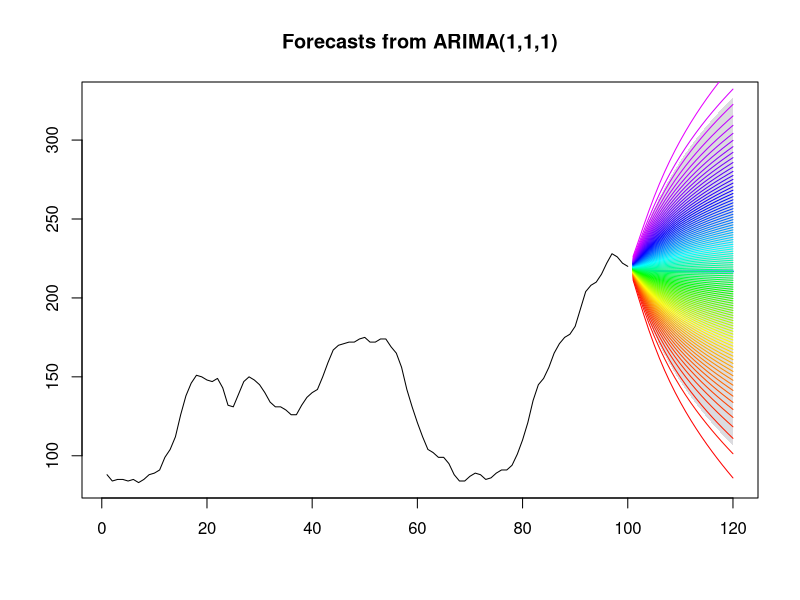

Here is the R script that generated this plot:
## ---- chunk 1
    library(forecast)
    fit <- auto.arima(WWWusage)
    fc <- forecast(fit, h=20, level=95)
    qf <- matrix(0, nrow=99, ncol=20)
    m <- fc$mean
    s <- (fc$upper-fc$lower)/1.96/2
    for(h in 1:20)
      qf[,h] <- qnorm((1:99)/100, m[h], s[h])

    plot(fc)
    matlines(101:120, t(qf), col=rainbow(120), lty=1)
